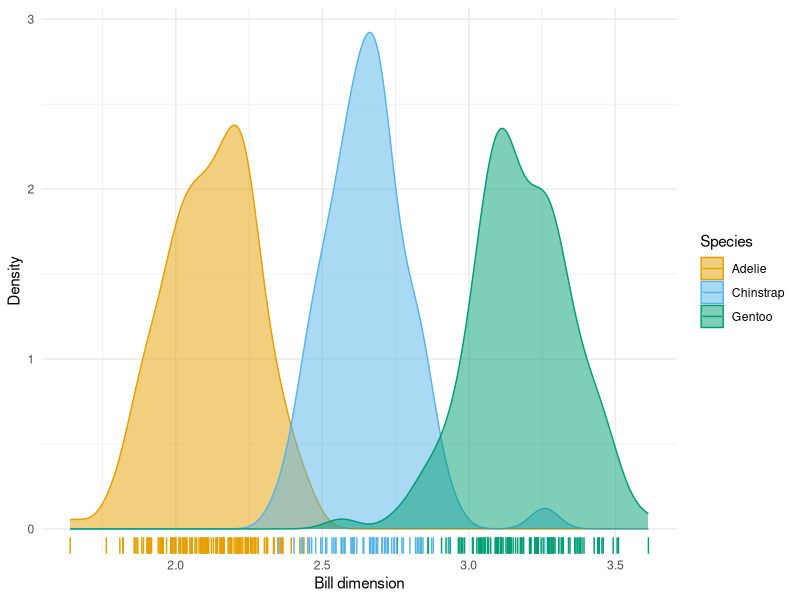

Source code (R):
## ---- chunk 1

knitr::opts_chunk$set(echo = TRUE, error = F, message = F, warning = F)

## ---- chunk 2

# package for convenience functions (e.g. ggplot2, dplyr, etc.)
library(tidyverse)

# use the minimal theme for plotting
ggplot2::theme_set(ggplot2::theme_minimal())

# global color scheme / non-optimized
project_colors = c("#E69F00", "#56B4E9", "#009E73", "#F0E442", "#0072B2", "#D55E00", "#CC79A7", "#000000")

# setting theme colors globally
scale_colour_discrete <- function(...) {
  scale_colour_manual(..., values = project_colors)
}
scale_fill_discrete <- function(...) {
   scale_fill_manual(..., values = project_colors)
} 

# nicer global knitr options
knitr::opts_chunk$set(warning = FALSE, message = FALSE, 
                      cache = FALSE, fig.align = 'center')


## ---- chunk 3
frontiers <- read_csv("Frontiers 2019 adultchild exp 2.csv")
## ---- chunk 4
stringi::stri_extract_first(frontiers$statement, regex="^[A-Za-z]+") |>
  unique()
## ---- chunk 5
create_statement <- function(creature_name, property) {
  if (!property %in% c("neutral", "striking")) {
    stop("Property type should be either 'neutral' or 'striking.'")
  }
  
  neutral_statements = c("like to play with toys.",
                         "like to make new games.",
                         "love to run through parks.")
  striking_statements = c("like to play with fire.",
                          "like to cheat at games.",
                          "love to make people angry.")
  
  if (property == "neutral") {
    statement = paste(creature_name, sample(neutral_statements, 1))
  }
  if (property == "striking") {
    statement = paste(creature_name, sample(striking_statements, 1))
  }
  return(statement)
}

create_statement("Ackles", "striking")
## ---- chunk 6
library(palmerpenguins)
glimpse(penguins)
## ---- chunk 7
palmerpenguins::penguins |> 
  filter(!is.na(bill_length_mm & !is.na(bill_depth_mm))) |> 
  ggplot(aes(x       = bill_length_mm / bill_depth_mm,
             colour  = species,
             fill    = species)) +
  geom_density(alpha = .5) +
  geom_rug() +
  labs(x      = "Bill dimension",
       y      = "Density",
       colour = "Species",
       fill   = "Species")
  
## ---- chunk 8
plants_animals <- read_csv("plants_animals.csv")
glimpse(plants_animals)
## ---- chunk 9
plants <- plants_animals |> filter(class == "plant")
animals <- plants_animals |> filter(class == "animal")
t.test(animals$frequency, plants$frequency)
## ---- chunk 10
songs <- read_csv("songs.csv")
glimpse(songs)
## ---- chunk 11
model <- lm(spotify_track_popularity ~ danceability + loudness + speechiness + valence,
            data = songs)
summary(model)
